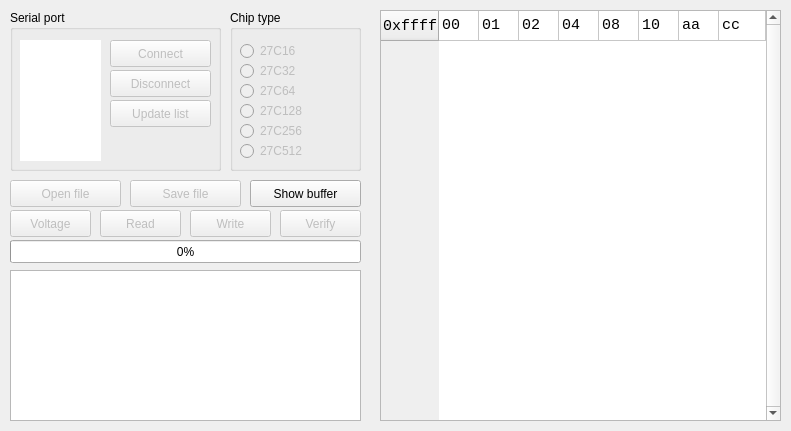
<?xml version="1.0" encoding="UTF-8"?>
<ui version="4.0">
 <class>MainWindow</class>
 <widget class="QMainWindow" name="MainWindow">
  <property name="geometry">
   <rect>
    <x>0</x>
    <y>0</y>
    <width>791</width>
    <height>431</height>
   </rect>
  </property>
  <property name="sizePolicy">
   <sizepolicy hsizetype="MinimumExpanding" vsizetype="Preferred">
    <horstretch>0</horstretch>
    <verstretch>0</verstretch>
   </sizepolicy>
  </property>
  <property name="maximumSize">
   <size>
    <width>16777215</width>
    <height>16777215</height>
   </size>
  </property>
  <property name="contextMenuPolicy">
   <enum>Qt::NoContextMenu</enum>
  </property>
  <property name="windowTitle">
   <string>EPROM Programmer</string>
  </property>
  <property name="animated">
   <bool>false</bool>
  </property>
  <widget class="QWidget" name="centralWidget">
   <widget class="QGroupBox" name="chipType">
    <property name="geometry">
     <rect>
      <x>230</x>
      <y>10</y>
      <width>131</width>
      <height>161</height>
     </rect>
    </property>
    <property name="title">
     <string>Chip type</string>
    </property>
    <property name="flat">
     <bool>false</bool>
    </property>
    <property name="checkable">
     <bool>false</bool>
    </property>
    <widget class="QRadioButton" name="c16Button">
     <property name="enabled">
      <bool>false</bool>
     </property>
     <property name="geometry">
      <rect>
       <x>10</x>
       <y>30</y>
       <width>81</width>
       <height>22</height>
      </rect>
     </property>
     <property name="text">
      <string>27C16</string>
     </property>
     <property name="checkable">
      <bool>true</bool>
     </property>
    </widget>
    <widget class="QRadioButton" name="c64Button">
     <property name="enabled">
      <bool>false</bool>
     </property>
     <property name="geometry">
      <rect>
       <x>10</x>
       <y>70</y>
       <width>81</width>
       <height>22</height>
      </rect>
     </property>
     <property name="text">
      <string>27C64</string>
     </property>
    </widget>
    <widget class="QRadioButton" name="c128Button">
     <property name="enabled">
      <bool>false</bool>
     </property>
     <property name="geometry">
      <rect>
       <x>10</x>
       <y>90</y>
       <width>81</width>
       <height>22</height>
      </rect>
     </property>
     <property name="text">
      <string>27C128</string>
     </property>
    </widget>
    <widget class="QRadioButton" name="c256Button">
     <property name="enabled">
      <bool>false</bool>
     </property>
     <property name="geometry">
      <rect>
       <x>10</x>
       <y>110</y>
       <width>81</width>
       <height>22</height>
      </rect>
     </property>
     <property name="text">
      <string>27C256</string>
     </property>
    </widget>
    <widget class="QRadioButton" name="c512Button">
     <property name="enabled">
      <bool>false</bool>
     </property>
     <property name="geometry">
      <rect>
       <x>10</x>
       <y>130</y>
       <width>81</width>
       <height>22</height>
      </rect>
     </property>
     <property name="text">
      <string>27C512</string>
     </property>
    </widget>
    <widget class="QRadioButton" name="c32Button">
     <property name="enabled">
      <bool>false</bool>
     </property>
     <property name="geometry">
      <rect>
       <x>10</x>
       <y>50</y>
       <width>81</width>
       <height>22</height>
      </rect>
     </property>
     <property name="text">
      <string>27C32</string>
     </property>
    </widget>
   </widget>
   <widget class="QPushButton" name="openFileButton">
    <property name="enabled">
     <bool>false</bool>
    </property>
    <property name="geometry">
     <rect>
      <x>10</x>
      <y>180</y>
      <width>111</width>
      <height>27</height>
     </rect>
    </property>
    <property name="text">
     <string>Open file</string>
    </property>
   </widget>
   <widget class="QPushButton" name="saveFileButton">
    <property name="enabled">
     <bool>false</bool>
    </property>
    <property name="geometry">
     <rect>
      <x>130</x>
      <y>180</y>
      <width>111</width>
      <height>27</height>
     </rect>
    </property>
    <property name="text">
     <string>Save file</string>
    </property>
   </widget>
   <widget class="QPushButton" name="readChipButton">
    <property name="enabled">
     <bool>false</bool>
    </property>
    <property name="geometry">
     <rect>
      <x>100</x>
      <y>210</y>
      <width>81</width>
      <height>27</height>
     </rect>
    </property>
    <property name="text">
     <string>Read</string>
    </property>
    <property name="checkable">
     <bool>false</bool>
    </property>
   </widget>
   <widget class="QPushButton" name="writeChipButton">
    <property name="enabled">
     <bool>false</bool>
    </property>
    <property name="geometry">
     <rect>
      <x>190</x>
      <y>210</y>
      <width>81</width>
      <height>27</height>
     </rect>
    </property>
    <property name="text">
     <string>Write</string>
    </property>
   </widget>
   <widget class="QPushButton" name="verifyChipButton">
    <property name="enabled">
     <bool>false</bool>
    </property>
    <property name="geometry">
     <rect>
      <x>280</x>
      <y>210</y>
      <width>81</width>
      <height>27</height>
     </rect>
    </property>
    <property name="text">
     <string>Verify</string>
    </property>
   </widget>
   <widget class="QTextBrowser" name="textBrowser">
    <property name="geometry">
     <rect>
      <x>10</x>
      <y>270</y>
      <width>351</width>
      <height>151</height>
     </rect>
    </property>
    <property name="font">
     <font>
      <family>Monospace</family>
     </font>
    </property>
   </widget>
   <widget class="QProgressBar" name="progressBar">
    <property name="enabled">
     <bool>true</bool>
    </property>
    <property name="geometry">
     <rect>
      <x>10</x>
      <y>240</y>
      <width>351</width>
      <height>23</height>
     </rect>
    </property>
    <property name="value">
     <number>0</number>
    </property>
    <property name="textVisible">
     <bool>true</bool>
    </property>
   </widget>
   <widget class="QGroupBox" name="serialPort">
    <property name="geometry">
     <rect>
      <x>10</x>
      <y>10</y>
      <width>211</width>
      <height>161</height>
     </rect>
    </property>
    <property name="title">
     <string>Serial port</string>
    </property>
    <widget class="QListWidget" name="portList">
     <property name="geometry">
      <rect>
       <x>10</x>
       <y>30</y>
       <width>81</width>
       <height>121</height>
      </rect>
     </property>
     <property name="frameShape">
      <enum>QFrame::NoFrame</enum>
     </property>
     <property name="frameShadow">
      <enum>QFrame::Plain</enum>
     </property>
    </widget>
    <widget class="QPushButton" name="connectButton">
     <property name="enabled">
      <bool>false</bool>
     </property>
     <property name="geometry">
      <rect>
       <x>100</x>
       <y>30</y>
       <width>101</width>
       <height>27</height>
      </rect>
     </property>
     <property name="text">
      <string>Connect</string>
     </property>
    </widget>
    <widget class="QPushButton" name="disconnectButton">
     <property name="enabled">
      <bool>false</bool>
     </property>
     <property name="geometry">
      <rect>
       <x>100</x>
       <y>60</y>
       <width>101</width>
       <height>27</height>
      </rect>
     </property>
     <property name="text">
      <string>Disconnect</string>
     </property>
    </widget>
    <widget class="QPushButton" name="updateButton">
     <property name="enabled">
      <bool>false</bool>
     </property>
     <property name="geometry">
      <rect>
       <x>100</x>
       <y>90</y>
       <width>101</width>
       <height>27</height>
      </rect>
     </property>
     <property name="text">
      <string>Update list</string>
     </property>
    </widget>
   </widget>
   <widget class="QPushButton" name="voltageChipButton">
    <property name="enabled">
     <bool>false</bool>
    </property>
    <property name="geometry">
     <rect>
      <x>10</x>
      <y>210</y>
      <width>81</width>
      <height>27</height>
     </rect>
    </property>
    <property name="text">
     <string>Voltage</string>
    </property>
    <property name="checkable">
     <bool>true</bool>
    </property>
   </widget>
   <widget class="QTableWidget" name="tableWidget">
    <property name="geometry">
     <rect>
      <x>380</x>
      <y>10</y>
      <width>401</width>
      <height>411</height>
     </rect>
    </property>
    <property name="font">
     <font>
      <family>Monospace</family>
      <pointsize>11</pointsize>
      <bold>false</bold>
     </font>
    </property>
    <property name="verticalScrollBarPolicy">
     <enum>Qt::ScrollBarAlwaysOn</enum>
    </property>
    <property name="horizontalScrollBarPolicy">
     <enum>Qt::ScrollBarAlwaysOff</enum>
    </property>
    <property name="sizeAdjustPolicy">
     <enum>QAbstractScrollArea::AdjustToContents</enum>
    </property>
    <property name="editTriggers">
     <set>QAbstractItemView::NoEditTriggers</set>
    </property>
    <property name="tabKeyNavigation">
     <bool>false</bool>
    </property>
    <property name="showDropIndicator" stdset="0">
     <bool>false</bool>
    </property>
    <property name="dragDropOverwriteMode">
     <bool>false</bool>
    </property>
    <property name="alternatingRowColors">
     <bool>false</bool>
    </property>
    <property name="selectionMode">
     <enum>QAbstractItemView::ExtendedSelection</enum>
    </property>
    <property name="wordWrap">
     <bool>false</bool>
    </property>
    <property name="rowCount">
     <number>1</number>
    </property>
    <property name="columnCount">
     <number>8</number>
    </property>
    <attribute name="horizontalHeaderVisible">
     <bool>false</bool>
    </attribute>
    <attribute name="horizontalHeaderMinimumSectionSize">
     <number>40</number>
    </attribute>
    <attribute name="horizontalHeaderDefaultSectionSize">
     <number>40</number>
    </attribute>
    <attribute name="horizontalHeaderHighlightSections">
     <bool>true</bool>
    </attribute>
    <attribute name="horizontalHeaderStretchLastSection">
     <bool>true</bool>
    </attribute>
    <attribute name="verticalHeaderVisible">
     <bool>true</bool>
    </attribute>
    <row>
     <property name="text">
      <string>0xffff</string>
     </property>
    </row>
    <column>
     <property name="text">
      <string>0</string>
     </property>
    </column>
    <column>
     <property name="text">
      <string>1</string>
     </property>
    </column>
    <column>
     <property name="text">
      <string>2</string>
     </property>
    </column>
    <column>
     <property name="text">
      <string>3</string>
     </property>
    </column>
    <column>
     <property name="text">
      <string>4</string>
     </property>
    </column>
    <column>
     <property name="text">
      <string>5</string>
     </property>
    </column>
    <column>
     <property name="text">
      <string>6</string>
     </property>
    </column>
    <column>
     <property name="text">
      <string>7</string>
     </property>
    </column>
    <item row="0" column="0">
     <property name="text">
      <string>00</string>
     </property>
    </item>
    <item row="0" column="1">
     <property name="text">
      <string>01</string>
     </property>
    </item>
    <item row="0" column="2">
     <property name="text">
      <string>02</string>
     </property>
    </item>
    <item row="0" column="3">
     <property name="text">
      <string>04</string>
     </property>
    </item>
    <item row="0" column="4">
     <property name="text">
      <string>08</string>
     </property>
    </item>
    <item row="0" column="5">
     <property name="text">
      <string>10</string>
     </property>
    </item>
    <item row="0" column="6">
     <property name="text">
      <string>aa</string>
     </property>
    </item>
    <item row="0" column="7">
     <property name="text">
      <string>cc</string>
     </property>
    </item>
   </widget>
   <widget class="QPushButton" name="showButton">
    <property name="enabled">
     <bool>true</bool>
    </property>
    <property name="geometry">
     <rect>
      <x>250</x>
      <y>180</y>
      <width>111</width>
      <height>27</height>
     </rect>
    </property>
    <property name="text">
     <string>Show buffer</string>
    </property>
    <property name="checkable">
     <bool>true</bool>
    </property>
   </widget>
  </widget>
 </widget>
 <layoutdefault spacing="6" margin="11"/>
 <resources/>
 <connections/>
</ui>
